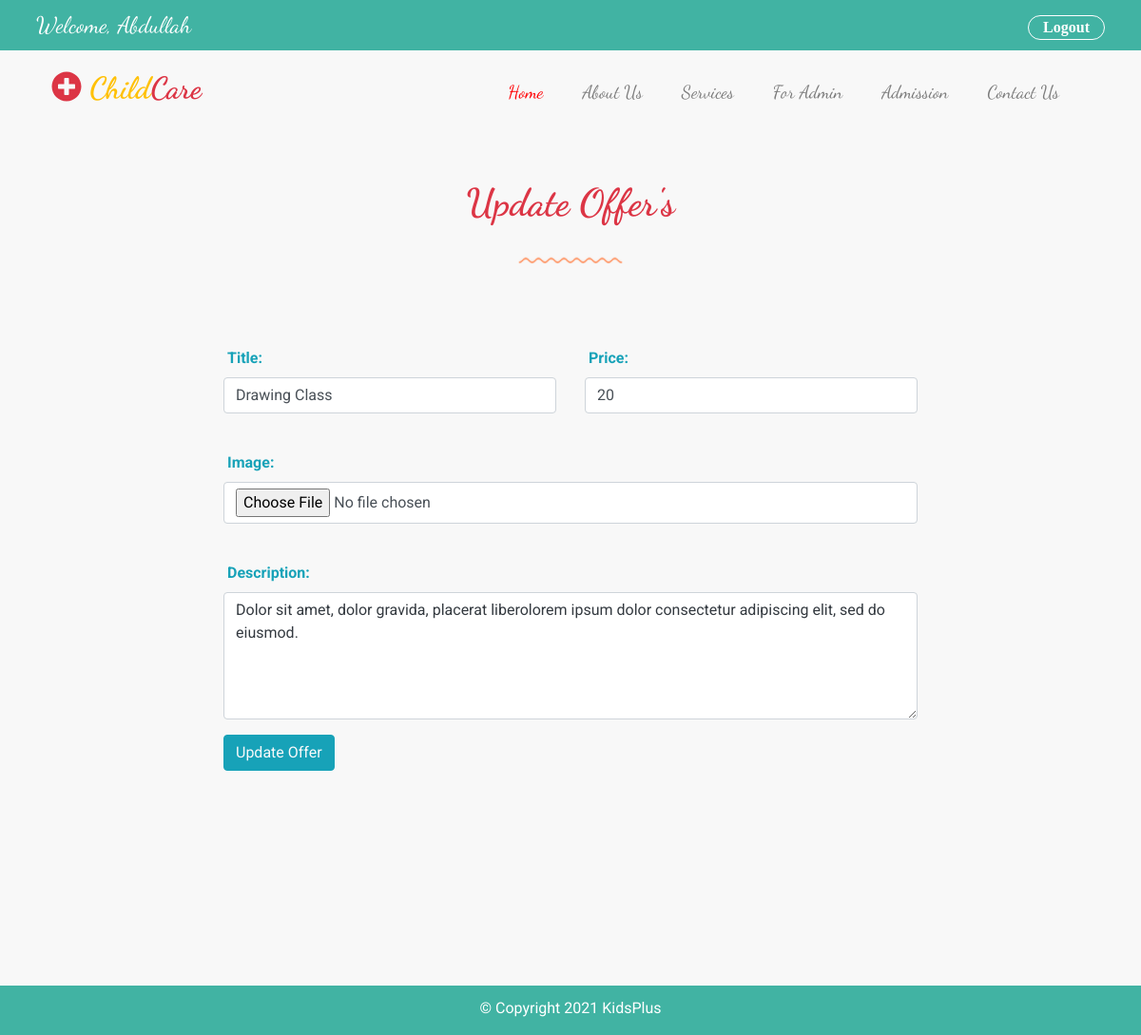
The app's page /admin/update_offer.php?id=8 (signed in) with its own data.
### tables this page shows
CREATE TABLE `offer` (
  `id` int(16) NOT NULL,
  `title` varchar(255) NOT NULL,
  `price` int(11) NOT NULL,
  `description` varchar(255) NOT NULL,
  `image` varchar(255) NOT NULL
);

### admin/update_offer.php (the view, shortened to what this page needs)
<?php
require '../database/connection.php';
if(isset($_GET['id'])){
    $offer_id = $_GET['id'];
    $query ="SELECT * FROM offer WHERE id = $offer_id";
    $execute_query = mysqli_query($connection, $query);
    if(mysqli_num_rows($execute_query) > 0){
        while($row = mysqli_fetch_assoc($execute_query)){
            $title = $row['title'];
            $price = $row['price'];
            $message = $row['description'];
        }
    }
    else{
        $error  = "Connection Error!";
    }
}
?>
<!DOCTYPE html>
<html lang="en">
<head>
    <link rel="stylesheet" href="https://maxcdn.bootstrapcdn.com/bootstrap/4.0.0/css/bootstrap.min.css">
    <link type="text/css" rel="stylesheet" href="../assets/css/style.css">
    <link type="text/css" rel="stylesheet" href="../assets/css/media.css">
    <link type="text/css" rel="stylesheet" href="../assets/css/fontawesome.css">
</head>
<body>
<?php
require 'header.php';
?>
<section class="container admin-section mt-5 mb-5">
    <div class="row heading-row mb-5">
        <div class="col-sm-12 col-md-12 col-lg-12 text-center">
            <h1 class="text-danger font-weight-bold"> Update Offer's</h1>
            <div class="mt-4">
                <img src="../assets/images/line-dec-2.png" alt="">
            </div>
        </div>
    </div>
    <div class="row add-staff-row">
        <div class="col-sm-12 col-md-12 col-lg-8 offset-lg-2 staff-form">
            <form method="post" action="update_offer.php" enctype="multipart/form-data">
                <div class="row input-row row-second">
                    <div class="col-sm-12 col-md-12 col-lg-12 input">
                    </div>
                </div>
                <div class="row input-row row-second">
                    <div class="col-sm-12 col-md-12 col-lg-12 input">
                    </div>
                </div>
                <div class="row input-row row-first">
                    <div class="col-sm-12 col-md-6 col-lg-6 input">
                        <div class="form-group">
                            <label  class="text-info ml-1 font-weight-bold">Title:</label>
                            <input type="text" name="title" class="form-control" placeholder="Enter Title" value="<?php echo @$title; ?>" required>
                        </div>
                    </div>
                    <div class="col-sm-12 col-md-6 col-lg-6 input">
                        <div class="form-group">
                            <label  class="text-info ml-1 font-weight-bold">Price:</label>
                            <input type="text" name="price" class="form-control" placeholder="Enter Price" value="<?php echo @$price;?>" required>
                        </div>
                    </div>
                </div>
                <div class="row input-row row-second">
                    <div class="col-sm-12 col-md-12 col-lg-12 input">
                        <div class="form-group">
                            <label  class="text-info ml-1 font-weight-bold">Image:</label>
                            <input type="file" name="image" class="form-control" id="myImage" >
                        </div>
                    </div>
                </div>
                <div class="row input-row row-third">
                    <div class="col-sm-12 col-md-12 col-lg-12 input">
                        <div class="form-group">
                            <label  class="text-info ml-1 font-weight-bold">Description:</label>
                            <textarea type="text" name="message"  class="form-control w-100 text-dark" rows="5" placeholder="Description"  required><?php echo @$message; ?></textarea>
                        </div>
                    </div>
                </div>
                <div class="row input-row row-third">
                    <div class="col-sm-12 col-md-12 col-lg-12 input">
                        <button type="submit" name="update-offer" class="btn btn-md text-light btn-info  ">Update Offer</button>
                    </div>
                </div>
            </form>
        </div>
    </div>
</section>
<?php
require 'footer.php';
?>
</body>
</html>

### assets/css/style.css (style rules this page uses)
:root { --body-background : #f8f8f8; --header-background: #41b3a3; --white: #fff; --black:#000; --blue : #005cbf; --red : #ff0004; --orange:#fd7e14; --sky:#17a2b8; --aqua:#41b3a3; --tomato:#FF6347; --tan:#D7B98C; --yellow:#FFFF00; --warning: #ffc107; --darkgray:#999999; --smoke:#E8E8E8; }
body { background-color: var(--body-background); position: relative; margin: 0px; padding: 0px; box-sizing: border-box; font-family: 'Roboto', sans-serif !important; }
section h1, h2, h3, h4, a, span { font-family: 'Dancing Script', cursive; }
.public-section, .admin-section { min-height: 100vh; }

### records on screen
offer: title "Drawing Class", price "20", message "Dolor sit amet, dolor gravida, placerat liberolorem ipsum dolor consectetur adipiscing elit, sed do eiusmod."
